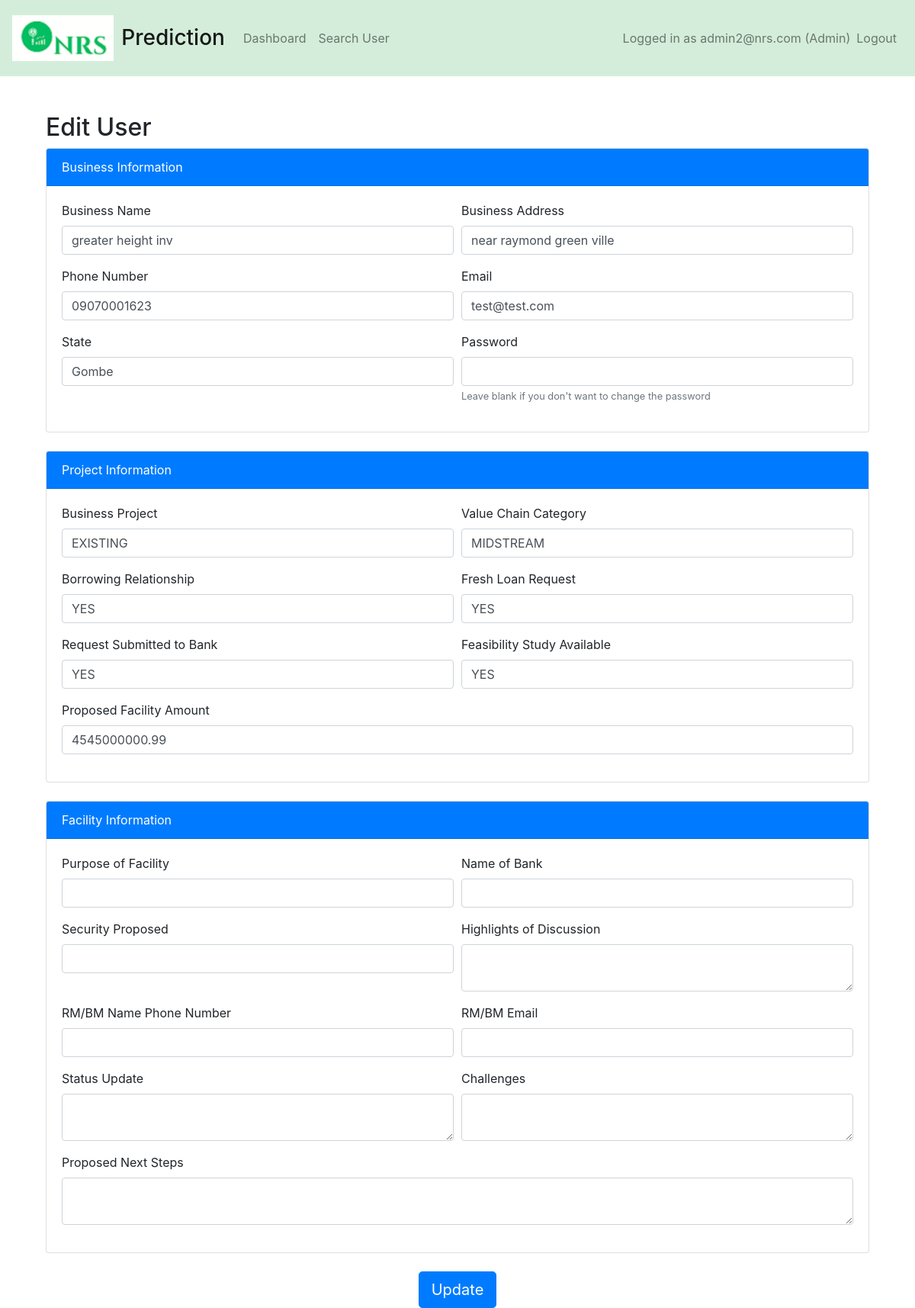
The page /edit_user/1 (signed in) on the database as committed earlier.
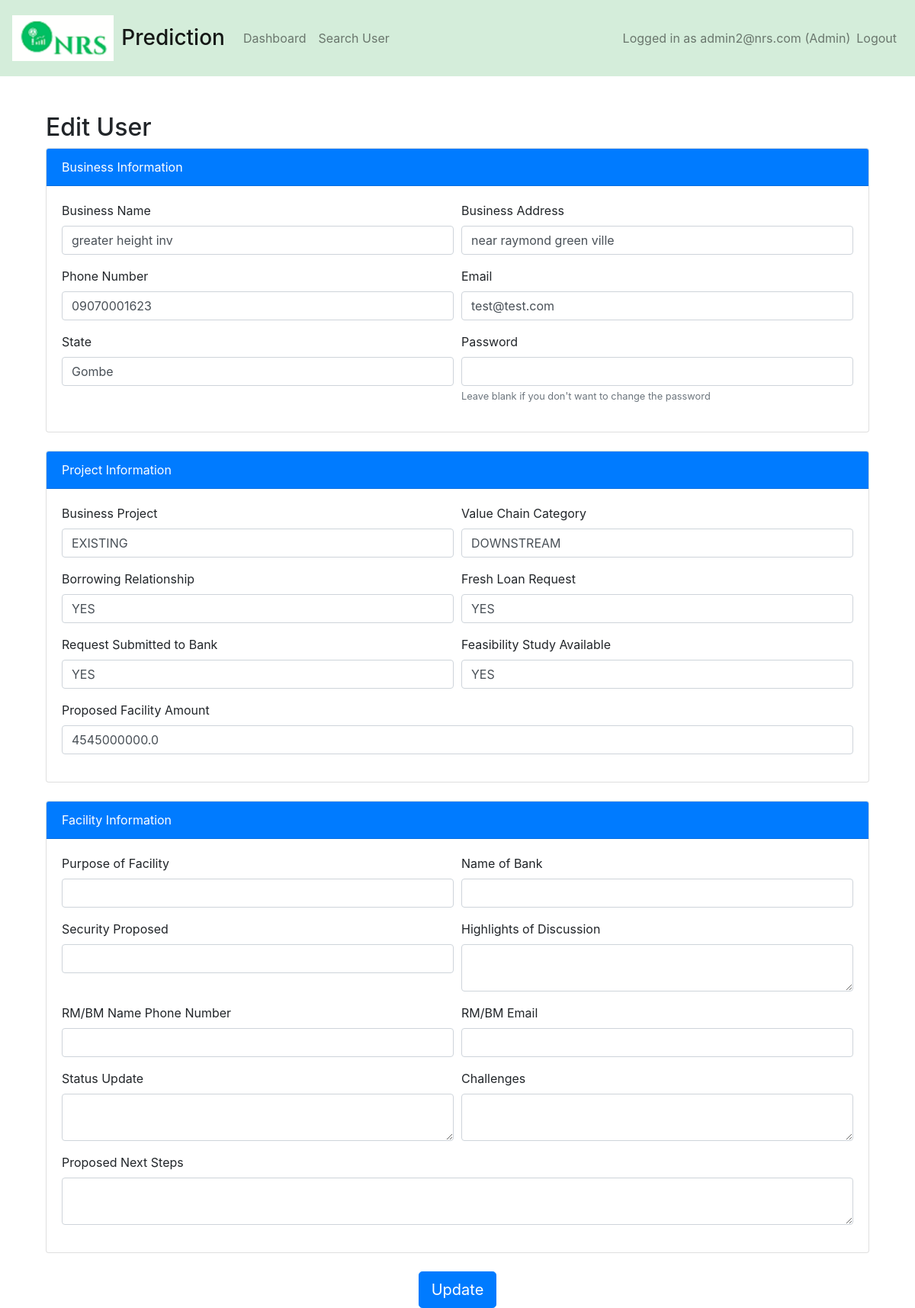
The same page on the database as committed later.
### app.py (models this page shows)
class User(UserMixin, db.Model):
    id = db.Column(db.Integer, primary_key=True)
    business_name = db.Column(db.String(150), nullable=False)
    business_address = db.Column(db.String(150), nullable=False)
    phone_number = db.Column(db.String(15), nullable=False)
    email = db.Column(db.String(100), unique=True, nullable=False)
    state = db.Column(db.String(50), nullable=False)
    password = db.Column(db.String(200), nullable=False)
    prediction_id = db.Column(db.String(36), unique=True, nullable=True)
    is_admin = db.Column(db.Boolean, default=False)
    business_project = db.Column(db.String(150), nullable=True)
    value_chain_cat = db.Column(db.String(150), nullable=True)
    borrowing_relationship = db.Column(db.String(10), nullable=True)
    fresh_loan_request = db.Column(db.String(15), nullable=True)
    request_submitted_to_bank = db.Column(db.String(10), nullable=True)
    feasibility_study_available = db.Column(db.String(10), nullable=True)
    proposed_facility_amount = db.Column(db.Float(20), nullable=True)
    purpose_of_facility = db.Column(db.String(255), nullable=True)
    name_of_bank = db.Column(db.String(100), nullable=True)
    security_proposed = db.Column(db.String(100), nullable=True)
    highlights_of_discussion = db.Column(db.Text)
    rm_bm_name_phone_number = db.Column(db.String(100), nullable=True)
    rm_bm_email = db.Column(db.String(100), nullable=True)
    status_update = db.Column(db.Text)
    challenges = db.Column(db.Text)
    proposed_next_steps = db.Column(db.Text)

### app.py (the view, shortened to what this page needs)
@app.route('/edit_user/<int:user_id>', methods=['GET', 'POST'])
@admin_required
def edit_user(user_id):
    form = PredictionForm()
    user = User.query.get_or_404(user_id)
    if not session['is_admin']:
        abort(403)  # Forbidden
    return render_template('edit_user.html', user=user,form=form)

### app.py
class PredictionForm(FlaskForm):
    class Meta:
        csrf = False
    BUSINESS_PROJECT = SelectField('Business Project', choices=[ ('NEW', 'Fresh'), ('EXISTING', 'Existing')], validators=[DataRequired()])
    VALUE_CHAIN_CATEGORY = SelectField('Value Chain Category', choices=[('PRE-UPSTREAM', 'Pre-Upstream'), ('UPSTREAM', 'Upstream'),('MIDSTREAM', 'Midstream'), ('DOWNSTREAM', 'Downstream')], validators=[DataRequired()])
    BORROWING_RELATIONSHIP = SelectField('Borrowing Relationship', choices=[ ('NO', 'No'), ('YES', 'Yes')], validators=[DataRequired()])
    FRESH_LOAN_REQUEST = SelectField('Fresh Loan Request', choices=[('NO', 'No'), ('YES', 'Yes')], validators=[DataRequired()])
    REQUEST_SUBMITTED_TO_BANK = SelectField('Request Submitted to Bank', choices=[('NO', 'No'), ('YES', 'Yes')], validators=[DataRequired()])
    FEASIBILITY_STUDY_AVAILABLE = SelectField('Feasibility Study Available', choices=[('NO', 'No'), ('YES', 'Yes'), ('NIL', 'Not Available')], validators=[DataRequired()])
    PROPOSED_FACILITY_AMOUNT = FloatField('Proposed Facility Amount', validators=[DataRequired()])
    submit = SubmitField('Predict')

### templates/edit_user.html (shortened to what the changed rows need)
{% extends "base.html" %}
{% block content %}
<div class="container mt-5">
    <h2>Edit User</h2>
    <form method="POST">
        <div class="card mb-4">
            <div class="card-body">
                <div class="form-row">
                    <div class="form-group col-md-6">
                        <label for="business_name">Business Name</label>
                        <input type="text" class="form-control" id="business_name" name="business_name" value="{{ user.business_name }}">
                    </div>
                    <div class="form-group col-md-6">
                        <label for="business_address">Business Address</label>
                        <input type="text" class="form-control" id="business_address" name="business_address" value="{{ user.business_address }}">
                    </div>
                </div>
                <div class="form-row">
                    <div class="form-group col-md-6">
                        <label for="phone_number">Phone Number</label>
                        <input type="text" class="form-control" id="phone_number" name="phone_number" value="{{ user.phone_number }}">
                    </div>
                    <div class="form-group col-md-6">
                        <label for="email">Email</label>
                        <input type="email" class="form-control" id="email" name="email" value="{{ user.email }}">
                    </div>
                </div>
                <div class="form-row">
                    <div class="form-group col-md-6">
                        <label for="state">State</label>
                        <input type="text" class="form-control" id="state" name="state" value="{{ user.state }}">
                    </div>
                </div>
            </div>
        </div>
        <div class="card mb-4">
            <div class="card-body">
                <div class="form-row">
                    <div class="form-group col-md-6">
                        <label for="business_project">Business Project</label>
                        <input type="text" class="form-control" id="business_project" name="business_project" value="{{ user.business_project }}">
                    </div>
                    <div class="form-group col-md-6">
                        <label for="value_chain_cat">Value Chain Category</label>
                        <input type="text" class="form-control" id="value_chain_cat" name="value_chain_cat" value="{{ user.value_chain_cat }}">
                    </div>
                </div>
                <div class="form-row">
                    <div class="form-group col-md-6">
                        <label for="borrowing_relationship">Borrowing Relationship</label>
                        <input type="text" class="form-control" id="borrowing_relationship" name="borrowing_relationship" value="{{ user.borrowing_relationship }}">
                    </div>
                    <div class="form-group col-md-6">
                        <label for="fresh_loan_request">Fresh Loan Request</label>
                        <input type="text" class="form-control" id="fresh_loan_request" name="fresh_loan_request" value="{{ user.fresh_loan_request }}">
                    </div>
                </div>
                <div class="form-row">
                    <div class="form-group col-md-6">
                        <label for="request_submitted_to_bank">Request Submitted to Bank</label>
                        <input type="text" class="form-control" id="request_submitted_to_bank" name="request_submitted_to_bank" value="{{ user.request_submitted_to_bank }}">
                    </div>
                    <div class="form-group col-md-6">
                        <label for="feasibility_study_available">Feasibility Study Available</label>
                        <input type="text" class="form-control" id="feasibility_study_available" name="feasibility_study_available" value="{{ user.feasibility_study_available }}">
                    </div>
                </div>
                <div class="form-group">
                    <label for="proposed_facility_amount">Proposed Facility Amount</label>
                    <input type="number" class="form-control" id="proposed_facility_amount" name="proposed_facility_amount" value="{{ user.proposed_facility_amount }}">
                </div>
            </div>
        </div>
    </form>
</div>
{% endblock %}

Rows that differ between the two databases and show on the page:
changed User "greater height inv": value_chain_cat "MIDSTREAM" → "DOWNSTREAM"; proposed_facility_amount "4545000000.99" → "4545000000.0"
